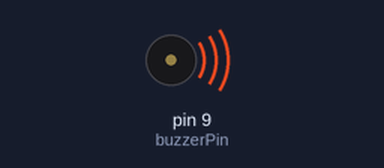
The sketch below on a simulated Arduino Uno, built with avr-gcc and run on an emulated ATmega328P. Parts: buzzer (waves = sounding). At 2.6 s the program stops and its outputs stay as they are.

Above: at 0.15 s.
At 2.6 s:
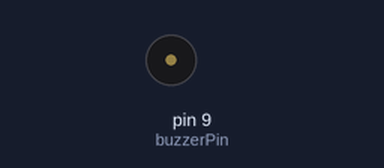
Timing chart, 0 to 4.1 s (numbered marks = the images above):
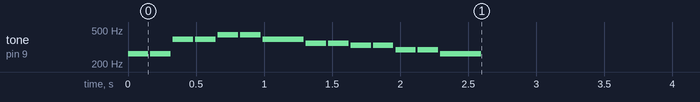

Measured:
- by itself, tone on pin 9 (buzzerPin): plays 262 Hz for 0.15 s, 262 Hz for 0.15 s, 392 Hz for 0.15 s, 392 Hz for 0.15 s, 440 Hz for 0.15 s, 440 Hz for 0.15 s … (14 notes in this stretch)

The sketch:

sketch_may26aPlayingATune.ino
```cpp
// constants for notes - C4 is middle C.
const int n_C3 = 131;
const int n_CS3 = 139;
const int n_D3 = 147;
const int n_DS3 = 156;
const int n_E3 = 165;
const int n_F3 = 175;
const int n_FS3 = 185;
const int n_G3 = 196;
const int n_GS3 = 208;
const int n_A3 = 220;
const int n_AS3 = 233;
const int n_B3 = 247;
const int n_C4 = 262;
const int n_CS4 = 277;
const int n_D4 = 294;
const int n_DS4 = 311;
const int n_E4 = 330;
const int n_F4 = 349;
const int n_FS4 = 370;
const int n_G4 = 392;
const int n_GS4 = 415;
const int n_A4 = 440;
const int n_AS4 = 466;
const int n_B4 = 494;
const int n_C5 = 523;
const int n_CS5 = 554;
const int n_D5 = 587;
const int n_DS5 = 622;
const int n_E5 = 659;
const int n_F5 = 698;
const int n_FS5 = 740;
const int n_G5 = 784;
const int n_GS5 = 831;
const int n_A5 = 880;
const int n_AS5 = 932;
const int n_B5 = 988;
const int n_C6 = 1047;
const int n_CS6 = 1109;
const int n_D6 = 1175;
const int n_DS6 = 1245;
const int n_E6 = 1319;
const int n_F6 = 1397;
const int n_FS6 = 1480;
const int n_G6 = 1568;
const int n_GS6 = 1661;
const int n_A6 = 1760;
const int n_AS6 = 1865;
const int n_B6 = 1976;

const int rest = 0;
const int buzzerPin = 9;
int tempo = 150;


int tune[] = {n_C4, n_C4, n_G4, n_G4, n_A4, n_A4, n_G4, n_F4, n_F4, n_E4, n_E4, n_D4, n_D4, n_C4};
int beats[] = { 1, 1, 1, 1, 1, 1, 2, 1, 1, 1, 1, 1, 1, 2 };
int tunelength = 14;

void setup()
{
  pinMode(buzzerPin, OUTPUT);

}

void loop()
{
  for (int i = 0; i < tunelength; i++)
  {
    if (tune[i] == rest)
    {
      delay(beats[i]*tempo);
    }
    else
    {
      tone(buzzerPin, tune[i], beats[i]*tempo);
      delay(beats[i]*tempo);
    }
    delay(tempo / 10);
  }
  while (true) {}
}
```
